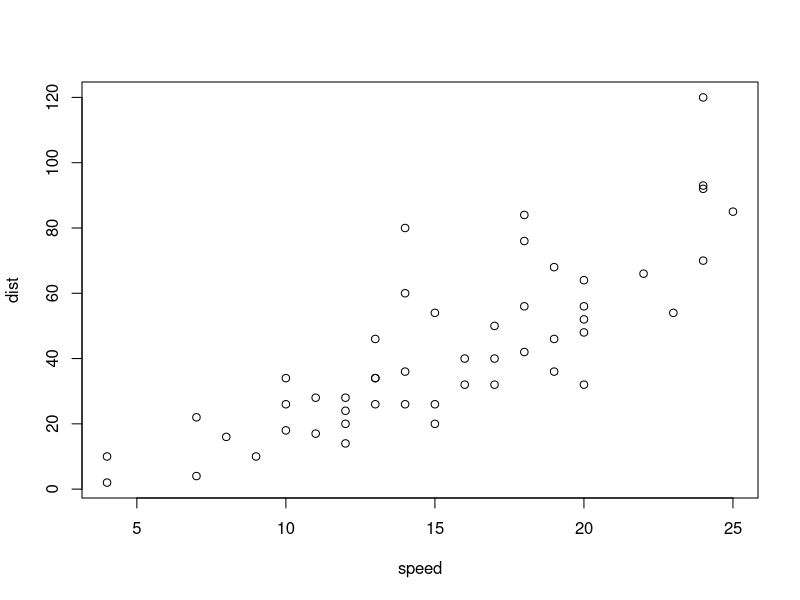
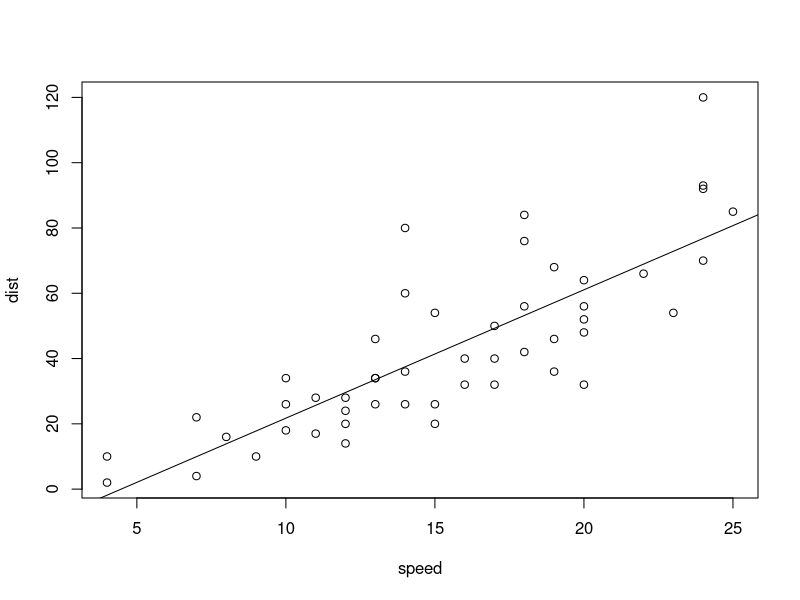
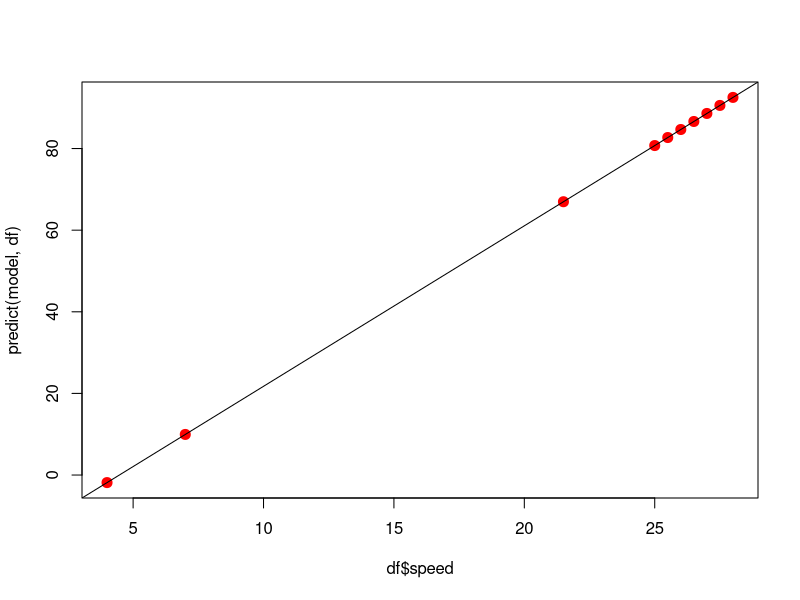
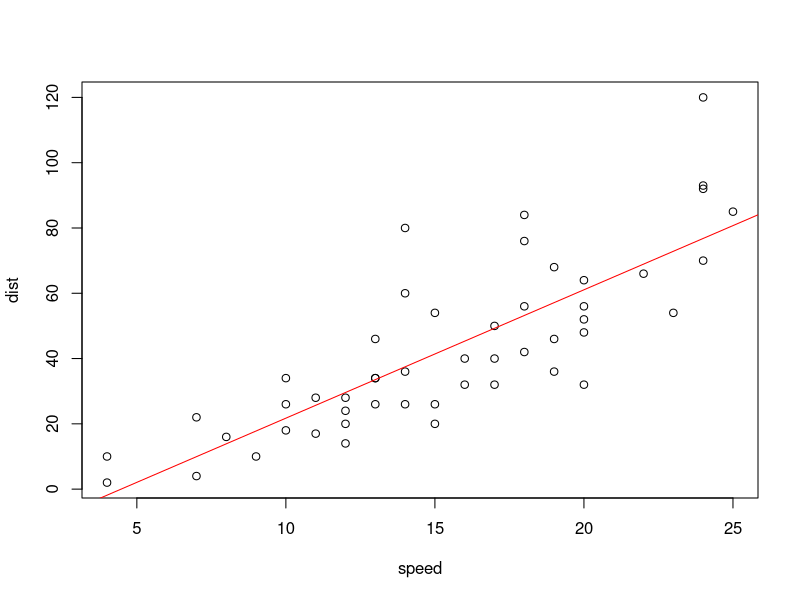
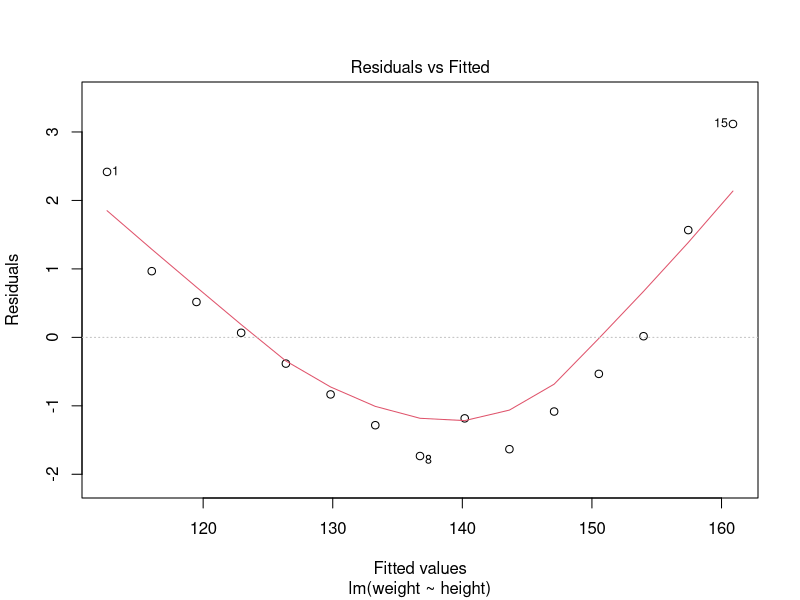
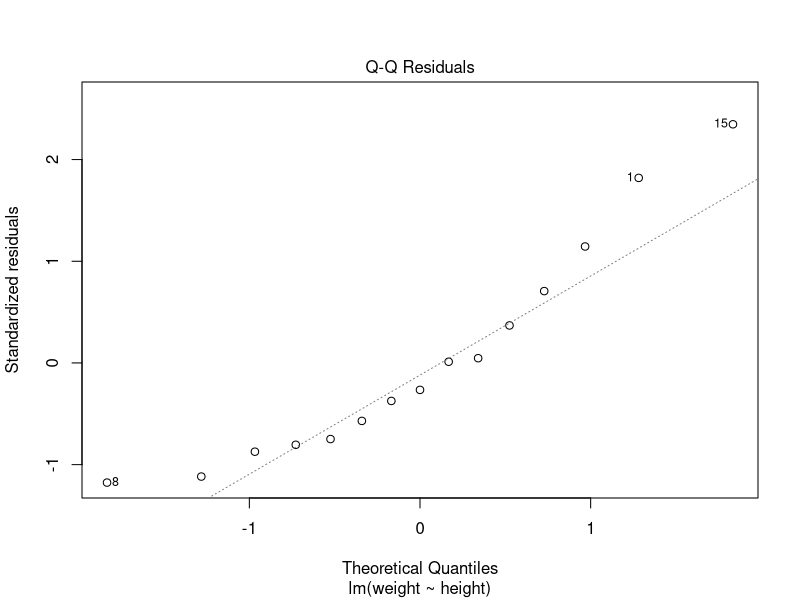
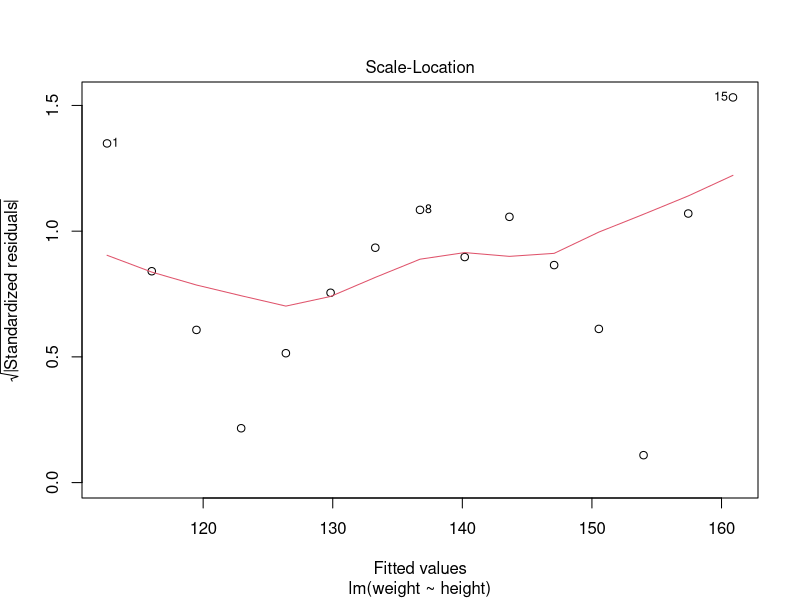
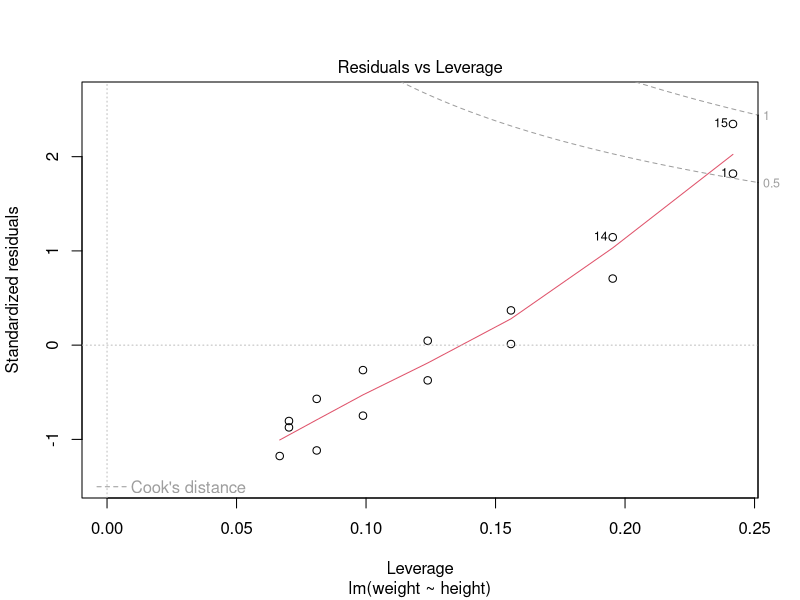

R code for these plots, in order:
#
# 13일차
#
# 단순선형 회귀분석( Simple linear regression analysis )
# 
# Modeling : 현실 세계에서 일어나는 현상을 수학식으로 표한하는 행위
#            데이터과학에서 Modeling이란 수집한 data를 이용하여 최적의 모델을 찾아내는 과정
#                                         (훈련 data)
# 
# 데이터 과학에서
#   독립변수 x -> 설명변수(explanatory variable), 특징(feature)
#   종속변수 y -> 반응변수(response variable), 레이블(label)
#   x가 입력되면 y를 맞추어야 하는 문제, y를 ground truth로 간주
#
#
# << 최적의 모델을 찾는 과정>>
#   모델 : y = wx + b   -> w, b를 계수(매개변수)
# 
#     1. 모델 선택 - 선형 방정식 선택
#     2. 주어진 data(훈련 data)를 적용하여 매개변수 결정
#         >> lm()
#     3. 예측은 훈련 data에 없는 새로운 data로 모델이 레이블을 추정하는 과정
#         >> predict()
#     4. 완성된 모델에 대한 품질 평가 (모델이 예측을 정확하게 하는가?)
#         >> summary()의 결과를 이해(p값, 회귀선 기준으로 데이터 퍼져있는 정도 판단 가능)
#
# * cars
# Coefficients:
#             Estimate Std.     Error   t value   Pr(>|t|)    
# (Intercept)     -17.5791     6.7584    -2.601     0.0123 *   ( <- 0.0123(>0.05) : 회귀선을 기준으로 데이터가 퍼져있다.(오차날 가능성이 큼) )
#   speed           3.9324     0.4155     9.464   1.49e-12 *** ( <- 1.49e-12(p값) : 통계적으로 유의미하다.)
#
#
#
#
# 회귀분석(Regression Analysis)
#   - 관찰된 연속형 변수들에 대해 두 변수 사이의 모형을 구한뒤 적합도를 측정해 내는 분석방법
#   - 시간에 따라 변화하는 데이터나 어떤 영향, 가설적 실험, 인과 관계의 모델링 등의 통계적 예측에 이용될 수 있다.
# 
# 단순 선형 회귀분석(Simple linear regression analysis)
#   - 독립변수와 종속변수와의 관계가 선형으로 표현
#   - 하나의 독립변수를 다루는 분석방법
#
# 단순선형 회귀모델의 회귀식 : y = wx + b( w,b : 상수 )
#   - w, b는 어떻게 찾을 수 있을까?
#   - x, y로 구성된 data를 이용하여 w, b를 찾아내는 모델
#
# 주행거리와 제동거리 사이의 회귀모델
str( cars )
head( cars )

# 산점도를 통한 선형 관계 확인
plot( dist~speed, data = cars )
plot( cars )

# 회귀모델 구하기
# 종속(반응)변수~독립(설명)변수 순서로 지정
model <- lm( dist~speed, cars )
model
# * lm 결과 :
#       Coefficients: ( = 매개변수(계수) )
#       (Intercept)        speed  
#         (= b값)         (= w값)
#           -17.579        3.932
#
# 회귀선
abline( model )

coef( model ) # 매개변수(계수) - w, b값 출력
cars
fitted( model )     # 훈련 data에 있는 샘플에 대한 예측값
residuals( model )  # 잔차 : 예측값(fitted)과 실제값(cars)과의 차이 ( 회귀식으로 추정된 값과의 차이 )
# 잔차 제곱합을 평균제곱오차( MES - Mean Squared error )로 변환
deviance( model ) / length( cars$speed ) # deviance() : 잔차의 제곱합

b <- coef( model )[ 1 ] # b값
w <- coef( model )[ 2 ] # w값

speed <- 21.5 # 현재 cars에 없는 데이터로 예측
dist <- w * speed + b
dist


df <- data.frame( speed = c( 4.0, 7.0, 21.5, 25.0, 25.5, 26.0, 26.5, 27.0, 27.5, 28.0 ) )
predict( model, df ) # 예측 수행 함수 ( = dist <- w * speed + b )
plot( df$speed, predict( model, df ), col = "red", cex = 2, pch = 20 )
abline( model )

speed <- cars[ , 1 ]
pred <- w * speed + b # = fitted()
pred

compare <- data.frame( pred, cars [ , 2 ], pred-cars[ , 2 ] ) # (pred-cars[ , 2 ] = residuals())
compare
colnames( compare ) <- c( "예상(fitted)", "실제(cars data)", "오차(residuals)" )

head( fitted( model ), 3 )    # 예측
head( residuals( model ), 3 ) # 추정된 값과의 차이
head( compare, 3 )

summary( model )
#
# 
# Call:
#   lm(formula = dist ~ speed, data = cars)
# 
# Residuals:
#   Min      1Q  Median      3Q     Max 
# -29.069  -9.525  -2.272   9.215  43.201 
# 
# Coefficients:
#   Estimate Std. Error t value Pr(>|t|)    
# (Intercept) -17.5791     6.7584  -2.601   0.0123 *  
#   speed         3.9324     0.4155   9.464 1.49e-12 *** ( -> '*'의 개수가 많을수록 speed가 dist에 영향을 많이 미친다 라고 할 수 있음)
#   ---
#   Signif. codes:  0 ‘***’ 0.001 ‘**’ 0.01 ‘*’ 0.05 ‘.’ 0.1 ‘ ’ 1
# 
# Residual standard error: 15.38 on 48 degrees of freedom
# Multiple R-squared:  0.6511,	Adjusted R-squared:  0.6438 
# F-statistic: 89.57 on 1 and 48 DF,  p-value: 1.49e-12

# 평균은 클수록, 분산은 작을수록, 데이터 크기가 클수록 믿음이 커진다. -> t-통계량(t-statistics) / t-값(t-value)
# t-값이 크면 대립가설에 대한 믿음이 강해진다.
# t-값이 작으면 대립가설에 대한 믿음이 약해진다.
# 데이터를 통해 '대립가설이 통계학적으로 유의미하다.'라는 것을 증명하고 확인하는 작업을 t-검정(t-test)라 한다.
#
# '귀무가설이 참이라고 가정했을 때, 표본으로부터 얻어지는 통계치가 나타날(관측될) 확률'을 계산하는데 이 때 계산된 확률값을 p값이라 한다.
# p값이 매우 낮으면(0.05 이하), 이러한 표본 통계값은 우연히 나타나기 어려운 케이스이기 때문에 
# 우리는 귀무가설을 채택하지 않고(기각하고), 대안적인 가설인 가설, 즉 대립가설을 채택한다. (= p값이 높으면 귀무가설, p값이 낮으면 대립가설 채택)

str( cars )
head( cars )
car_model <- lm( dist~speed, data = cars )
coef( car_model )
plot( cars )
abline( car_model, col = "red" )
summary( car_model ) # p-value = 1.091e-14이고, 0.05보다 작으므로 유의미하다.

str( women )
head( women )
women_model <- lm( weight~height, data = women )
coef( women_model )
plot( women_model )
abline( women_model, col = "red" )
summary( women_model ) # p-value = 1.091e-14이고, 0.05보다 작으므로 유의미하다. ( = height가 커지면 weight도 커진다. )
# 
# * cars
# Coefficients:
#             Estimate Std.     Error   t value   Pr(>|t|)    
# (Intercept)     -17.5791     6.7584    -2.601     0.0123 *   ( <- 0.0123(>0.05) : 회귀선을 기준으로 데이터가 퍼져있다.(오차날 가능성이 큼) )
#   speed           3.9324     0.4155     9.464   1.49e-12 *** ( <- 1.49e-12 : 통계적으로 유의미하다.)
#   
#   * women
# Coefficients:
#             Estimate Std.     Error   t value   Pr(>|t|)    
# (Intercept)    -87.51667    5.93694    -14.74   1.71e-09 *** ( <- 1.71e-09(<0.05) : 회귀선에 데이터가 모여있다.(오차날 가능성이 작음) )
#   height         3.45000    0.09114     37.85   1.09e-14 *** ( <- 1.49e-12 : 통계적으로 유의미하다.)